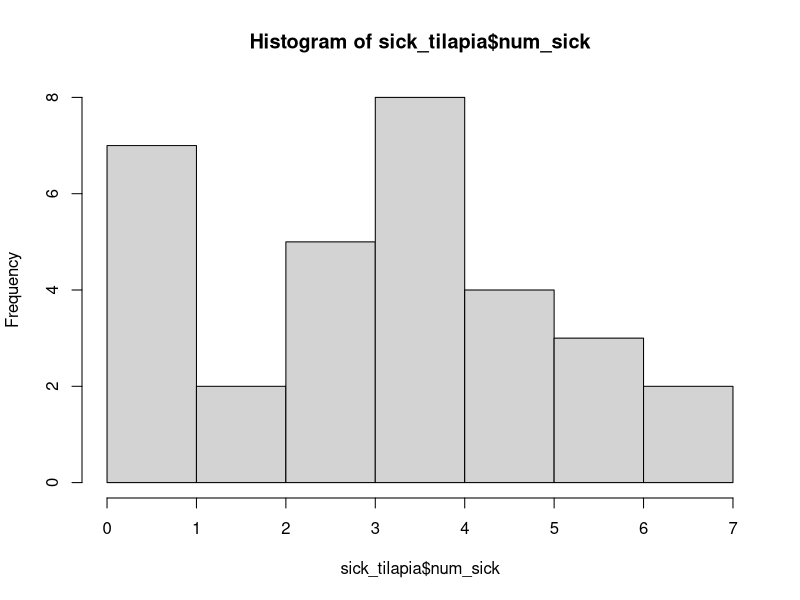
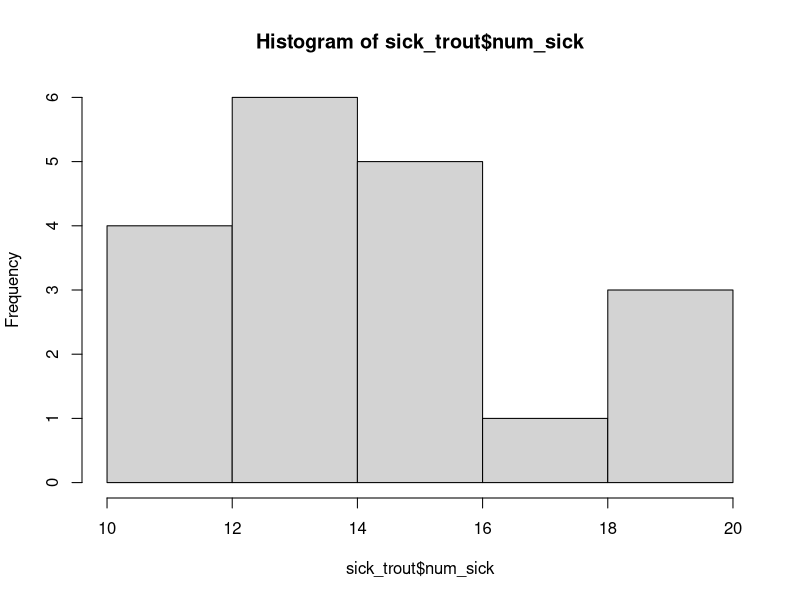
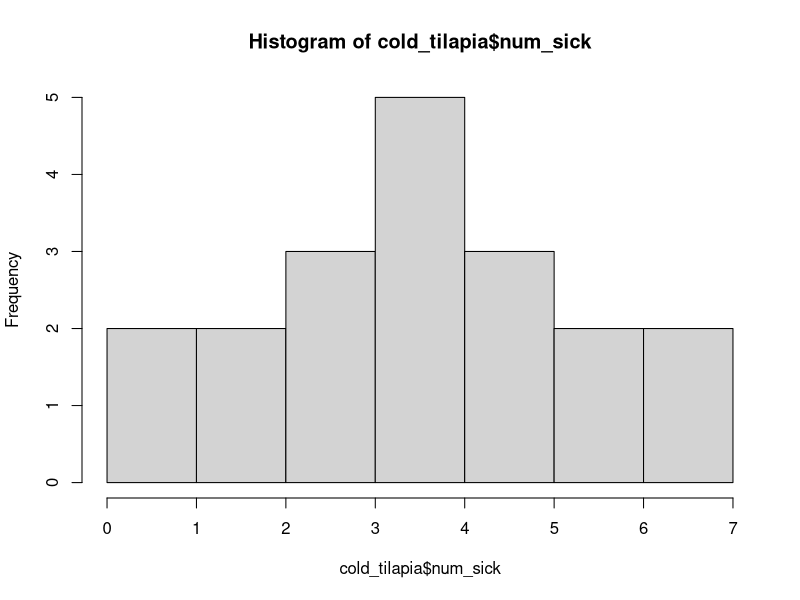
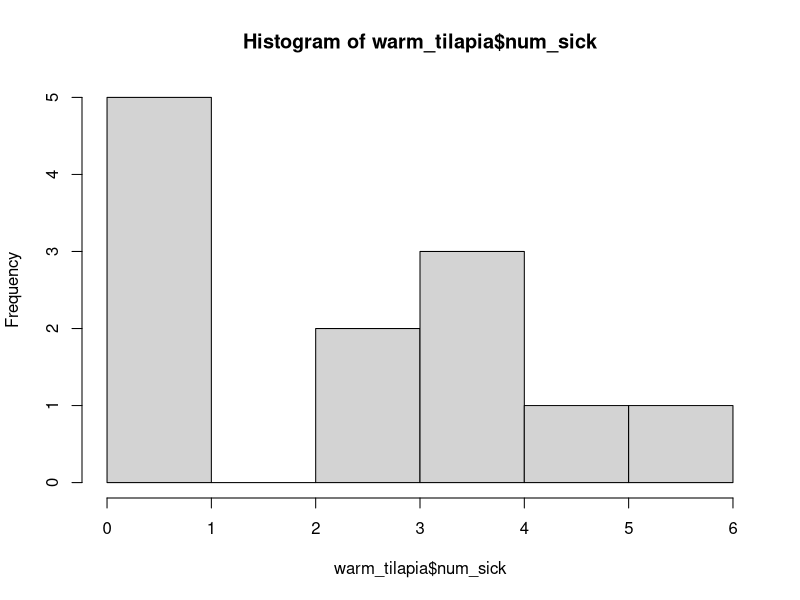
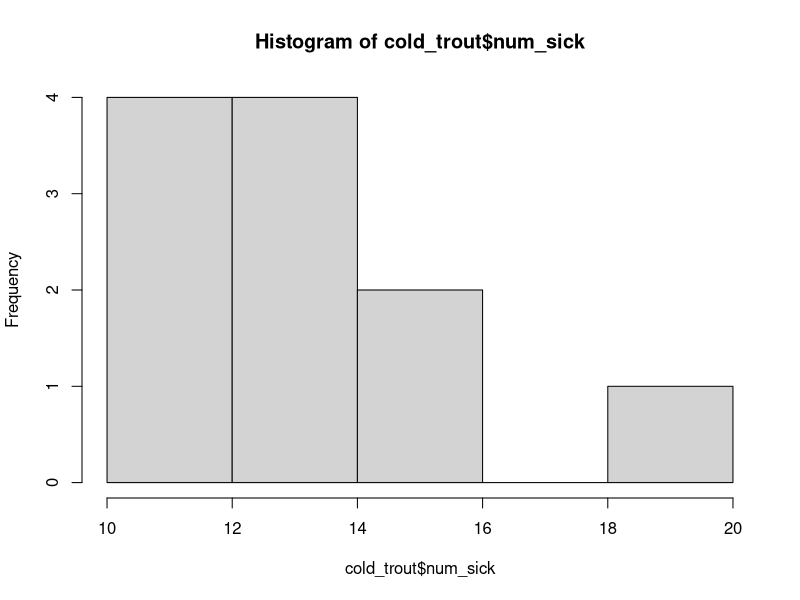
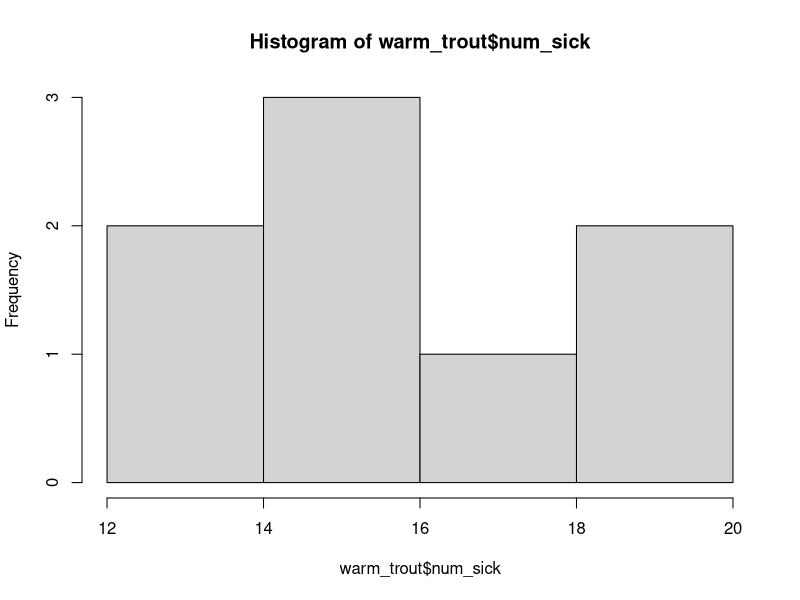

R code for these plots, in order:
## ---- chunk 1
# Load tidyverse
library(tidyverse)

# Load data
sick_fish <- read_csv("data/fish_sick_data.csv")

# View first few rows
head(sick_fish)
## ---- chunk 2
# Make temperature conversion function
c_to_f <- function(c = NULL){
  f <- (c * (9/5)) + 32
  return(f)
}

# Convert temperatures and put converted value in a new column
sick_fish <- sick_fish %>% 
  mutate(avg_daily_tempF = c_to_f(avg_daily_temp))
## ---- chunk 3
sick_fish %>%
  group_by(species) %>%
  summarize(mean_sick = mean(num_sick),             # mean number of fish
            mean_perc = mean(num_sick/num_fish),    # mean percent of fish
            n = n())                                # counts
## ---- chunk 4
# New data frame for just tilapia
sick_tilapia <- sick_fish %>% 
  filter(species == "tilapia")

# New data frame for just trout
sick_trout <- sick_fish %>% 
  filter(species == "trout")
## ---- chunk 5
# Sick tilapia histogram
hist(sick_tilapia$num_sick)

# Sick trout histogram
hist(sick_trout$num_sick)
## ---- chunk 6
# Start with tilapia dataframe
sick_tilapia %>% 
  mutate(temp_cutoff = if_else(condition = avg_daily_tempF >= 75,
                               true = "above",
                               false = "below"))
## ---- chunk 7
# Modify the code below to do the same operation for the trout
sick_tilapia %>% 
  mutate(temp_cutoff = if_else(condition = avg_daily_tempF >= 75,
                               true = "above",
                               false = "below"))
## ---- chunk 8
# for loop structure:

# for ([value] in [list]){
  # Do the things I've written between the curly brackets
# }

# for loop example with years
for (year in 2020:2022){
  print(paste("The year is", year))
}

# What is happening in this loop?

# We start with year = 2020,
# So the for loop will print "The year is 2020"
# We then go back to the beginning and do this again,
# this time year = 2021
# So now the for loop will print "The year is 2021"
# The last value in our loop is year = 2022
# And as you would expect, that would give "The year is 2022"
## ---- chunk 9
# Create an empty column in sick_tilapia
sick_tilapia$temp_cutoff <- NA

# What do we want to do?

# for each value (i) in a list going from 1 to the number of rows in sick_tilapia,
# put either "above" or "below" in the same place as (i) in the dataframe, but this time in the new column

# In this case, i is equivalent to the row 

# So this loop will repeat however many rows are present in sick_tilapia
for (i in 1:nrow(sick_tilapia)){
  
  sick_tilapia$temp_cutoff[i] <- 
    if_else(condition = sick_tilapia$avg_daily_tempF[i] >= 75,
            true = "above",
            false = "below")
  
}
## ---- chunk 10
# New column
sick_trout$temp_cutoff <- NA

# Same operation done on trout as done on tilapia above
for (i in 1:nrow(sick_trout)){
  
  sick_trout$temp_cutoff[i] <- 
    if_else(condition = sick_trout$avg_daily_tempF[i] >= 59,
            true = "above",
            false = "below")
  
}
## ---- chunk 11
# Mean number of sick tilapia per temperature cutoff
sick_tilapia %>% 
  group_by(temp_cutoff) %>% 
  summarise(mean_sick = mean(num_sick))

# Mean number of sick tilapia per temperature cutoff
sick_trout %>% 
  group_by(temp_cutoff) %>% 
  summarise(mean_sick = mean(num_sick))

# Alternative:

# Put tilapia and trout data back together
sick_fish <- bind_rows(sick_tilapia, sick_trout)

# Find mean number of sick fish for each species, for each temperature cutoff
sick_fish %>% 
  group_by(species, temp_cutoff) %>% 
  summarise(mean_sick = mean(num_sick))
## ---- chunk 12
# Separate tilapia below temperature cutoff
cold_tilapia <- sick_tilapia %>% 
  filter(temp_cutoff == "below")

# Separate tilapia above temperature cutoff
warm_tilapia <- sick_tilapia %>% 
  filter(temp_cutoff == "above")

# Separate trout below temperature cutoff
cold_trout <- sick_trout %>% 
  filter(temp_cutoff == "below")

# Separate trout above temperature cutoff
warm_trout <- sick_trout %>% 
  filter(temp_cutoff == "above")

# Tilapia histograms
hist(cold_tilapia$num_sick)
hist(warm_tilapia$num_sick)

# Trout histograms
hist(cold_trout$num_sick)
hist(warm_trout$num_sick)
